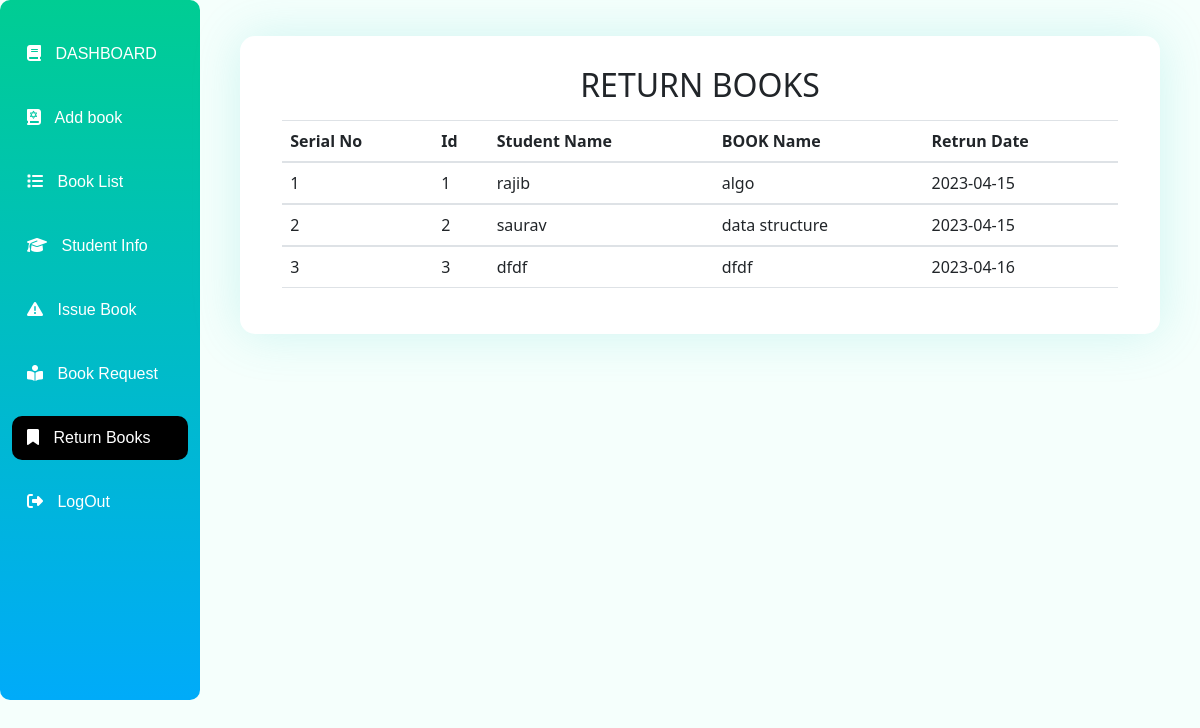
The app's page /Gnosis/return-books.php?returnBook=true&&26474 with its own data.
### tables this page shows
CREATE TABLE `return_books` (
  `id` int(11) NOT NULL,
  `student_n` varchar(255) NOT NULL,
  `book_n` varchar(255) NOT NULL,
  `retrun_date` date NOT NULL DEFAULT current_timestamp()
);

### Gnosis/return-books.php (the view, shortened to what this page needs)
<!doctype html>
<html lang="en">
  <head>
    <link rel="stylesheet" href="https://cdnjs.cloudflare.com/ajax/libs/font-awesome/6.4.0/css/all.min.css">
    <link rel="stylesheet" href="https://stackpath.bootstrapcdn.com/bootstrap/4.3.1/css/bootstrap.min.css"
>
     <link href="https://cdn.jsdelivr.net/npm/bootstrap@5.2.3/dist/css/bootstrap.min.css" rel="stylesheet">
  <link rel="stylesheet" href="./css/style.css">
</head>
<body>
  <section>
    <div class="container-fluid">
      <div class="admin-section">
            <div class="row">
                <div class="col-md-2 col-xxl-2 col-lg-2  p-0">
               <?php
                require_once("side_bar.php");
               ?>
                </div>
                <div class="col-md-10 col-xxl-10 col-lg-10  p-3 mb-auto d-flex justify-content-center">
                <div class="student-info-table">
                    <h2>RETURN BOOKS</h2>
                    <div class="container mt-3">
                    <?php
    $connect=mysqli_connect('localhost','root','','library');
    $query="SELECT * FROM `return_books`";
    $data_sharing=mysqli_query($connect,$query);
    ?>
    <table class="table table-hover">
    <thead>
    <tr>
        <th>Serial No</th>
        <th>Id</th>
        <th>Student Name</th>
        <th>BOOK Name</th>
        <th>Retrun Date</th>
    </tr>
    </thead>
<?php
   $count=0;
    while($row=mysqli_fetch_assoc($data_sharing))
    {
        $id=$row['id'];
        $s_name=$row['student_n'];
        $book_name=$row['book_n'];
        $r_date=$row['retrun_date'];
        $count++;
        ?>
        <tbody>
                        <tr>
                        <td><?php echo $count?></td>
                            <td><?php echo $id?></td>
                            <td><?php echo  $s_name?></td>
                            <td><?php echo $book_name?></td>
                            <td><?php echo $r_date?></td>
                        </tr>
                </tbody>
 <?php
    }
    ?>
                    </table>
                    </div>
                </div>
            </div>
        </div>
</div>
</div>
  </body>
</html>

### Gnosis/css/style.css (style rules this page uses)
* { margin: 0; padding: 0; }
body { min-height: 100%; background-color: #f5fffc; }
.student-info-table { background: white; padding: 30px; border-radius: 15px; width: 95%; overflow-x: auto; box-shadow: 0px 0px 50px #3bc6c733; margin-top: 20px; }

### Gnosis/return-books.php (style rules this page uses)
.student-info-table h2 { text-align: center; }

### records on screen
return_books: id "1", student_n "rajib", book_n "algo", retrun_date "2023-04-15"
return_books: id "2", student_n "saurav", book_n "data structure", retrun_date "2023-04-15"
return_books: id "3", student_n "dfdf", book_n "dfdf", retrun_date "2023-04-16"
